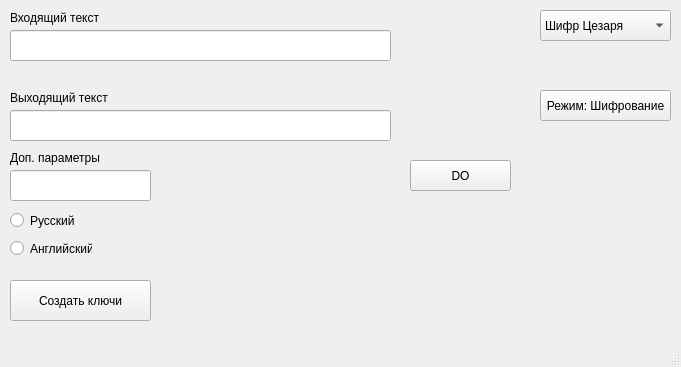
<?xml version="1.0" encoding="UTF-8"?>
<ui version="4.0">
 <class>MainWindow</class>
 <widget class="QMainWindow" name="MainWindow">
  <property name="geometry">
   <rect>
    <x>0</x>
    <y>0</y>
    <width>681</width>
    <height>367</height>
   </rect>
  </property>
  <property name="windowTitle">
   <string>MainWindow</string>
  </property>
  <widget class="QWidget" name="centralwidget">
   <widget class="QComboBox" name="method_list">
    <property name="geometry">
     <rect>
      <x>540</x>
      <y>10</y>
      <width>131</width>
      <height>31</height>
     </rect>
    </property>
    <item>
     <property name="text">
      <string>Шифр Цезаря</string>
     </property>
    </item>
    <item>
     <property name="text">
      <string>Шифр Виженера</string>
     </property>
    </item>
    <item>
     <property name="text">
      <string>RSA шифрование</string>
     </property>
    </item>
    <item>
     <property name="text">
      <string>Двоичный код</string>
     </property>
    </item>
   </widget>
   <widget class="QPushButton" name="mode">
    <property name="geometry">
     <rect>
      <x>540</x>
      <y>90</y>
      <width>131</width>
      <height>31</height>
     </rect>
    </property>
    <property name="text">
     <string>Режим: Шифрование</string>
    </property>
   </widget>
   <widget class="QPushButton" name="do_2">
    <property name="geometry">
     <rect>
      <x>410</x>
      <y>160</y>
      <width>101</width>
      <height>31</height>
     </rect>
    </property>
    <property name="text">
     <string>DO</string>
    </property>
   </widget>
   <widget class="QLineEdit" name="input_text">
    <property name="geometry">
     <rect>
      <x>10</x>
      <y>30</y>
      <width>381</width>
      <height>31</height>
     </rect>
    </property>
   </widget>
   <widget class="QLineEdit" name="output_text">
    <property name="geometry">
     <rect>
      <x>10</x>
      <y>110</y>
      <width>381</width>
      <height>31</height>
     </rect>
    </property>
   </widget>
   <widget class="QLabel" name="label">
    <property name="geometry">
     <rect>
      <x>10</x>
      <y>10</y>
      <width>101</width>
      <height>16</height>
     </rect>
    </property>
    <property name="text">
     <string>Входящий текст</string>
    </property>
   </widget>
   <widget class="QLabel" name="label_2">
    <property name="geometry">
     <rect>
      <x>10</x>
      <y>90</y>
      <width>101</width>
      <height>16</height>
     </rect>
    </property>
    <property name="text">
     <string>Выходящий текст</string>
    </property>
   </widget>
   <widget class="QLineEdit" name="keys">
    <property name="geometry">
     <rect>
      <x>10</x>
      <y>170</y>
      <width>141</width>
      <height>31</height>
     </rect>
    </property>
   </widget>
   <widget class="QLabel" name="label_3">
    <property name="geometry">
     <rect>
      <x>10</x>
      <y>150</y>
      <width>91</width>
      <height>16</height>
     </rect>
    </property>
    <property name="text">
     <string>Доп. параметры</string>
    </property>
   </widget>
   <widget class="QRadioButton" name="ru_radio">
    <property name="geometry">
     <rect>
      <x>10</x>
      <y>210</y>
      <width>82</width>
      <height>21</height>
     </rect>
    </property>
    <property name="text">
     <string>Русский</string>
    </property>
   </widget>
   <widget class="QRadioButton" name="en_radio">
    <property name="geometry">
     <rect>
      <x>10</x>
      <y>240</y>
      <width>82</width>
      <height>17</height>
     </rect>
    </property>
    <property name="text">
     <string>Английский</string>
    </property>
   </widget>
   <widget class="QPushButton" name="create_key_button">
    <property name="geometry">
     <rect>
      <x>10</x>
      <y>280</y>
      <width>141</width>
      <height>41</height>
     </rect>
    </property>
    <property name="text">
     <string>Создать ключи</string>
    </property>
   </widget>
  </widget>
  <widget class="QMenuBar" name="menubar">
   <property name="geometry">
    <rect>
     <x>0</x>
     <y>0</y>
     <width>681</width>
     <height>21</height>
    </rect>
   </property>
  </widget>
  <widget class="QStatusBar" name="statusbar"/>
 </widget>
 <resources/>
 <connections/>
</ui>
